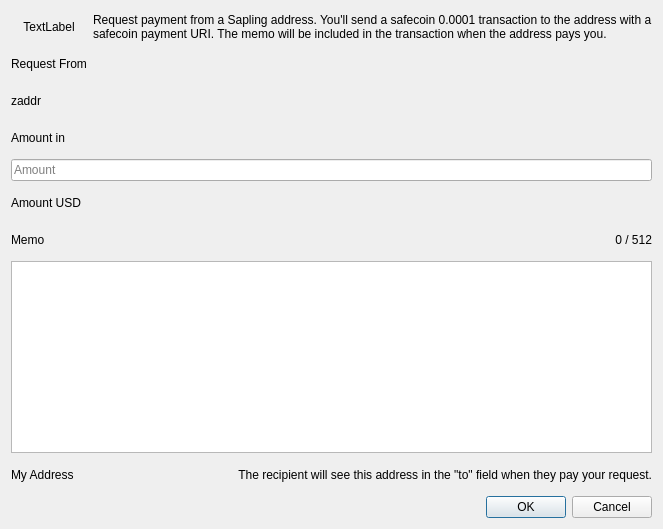
<?xml version="1.0" encoding="UTF-8"?>
<ui version="4.0">
 <class>safecoinrequest</class>
 <widget class="QDialog" name="safecoinrequest">
  <property name="geometry">
   <rect>
    <x>0</x>
    <y>0</y>
    <width>663</width>
    <height>529</height>
   </rect>
  </property>
  <property name="windowTitle">
   <string>Request Payment</string>
  </property>
  <layout class="QGridLayout" name="gridLayout">
   <item row="0" column="0">
    <widget class="QLabel" name="lblPixmap">
     <property name="text">
      <string>TextLabel</string>
     </property>
     <property name="alignment">
      <set>Qt::AlignCenter</set>
     </property>
    </widget>
   </item>
   <item row="0" column="1">
    <widget class="QLabel" name="lblHeader">
     <property name="text">
      <string>Request payment from a Sapling address. You'll send a safecoin 0.0001 transaction to the address with a safecoin payment URI. The memo will be included in the transaction when the address pays you.</string>
     </property>
     <property name="wordWrap">
      <bool>true</bool>
     </property>
    </widget>
   </item>
   <item row="1" column="0">
    <widget class="QLabel" name="lblAddress">
     <property name="text">
      <string>Request From</string>
     </property>
    </widget>
   </item>
   <item row="1" column="1">
    <spacer name="horizontalSpacer">
     <property name="orientation">
      <enum>Qt::Horizontal</enum>
     </property>
     <property name="sizeHint" stdset="0">
      <size>
       <width>541</width>
       <height>20</height>
      </size>
     </property>
    </spacer>
   </item>
   <item row="2" column="0" colspan="2">
    <widget class="QLabel" name="txtFrom">
     <property name="text">
      <string>zaddr</string>
     </property>
    </widget>
   </item>
   <item row="3" column="0">
    <widget class="QLabel" name="lblAmount">
     <property name="text">
      <string>Amount in </string>
     </property>
    </widget>
   </item>
   <item row="4" column="0" colspan="2">
    <widget class="QLineEdit" name="txtAmount">
     <property name="alignment">
      <set>Qt::AlignLeading|Qt::AlignLeft|Qt::AlignVCenter</set>
     </property>
     <property name="placeholderText">
      <string>Amount</string>
     </property>
    </widget>
   </item>
   <item row="5" column="0">
    <widget class="QLabel" name="txtAmountUSD">
     <property name="text">
      <string>Amount USD</string>
     </property>
     <property name="alignment">
      <set>Qt::AlignLeading|Qt::AlignLeft|Qt::AlignVCenter</set>
     </property>
    </widget>
   </item>
   <item row="6" column="0">
    <widget class="QLabel" name="label_3">
     <property name="text">
      <string>Memo</string>
     </property>
    </widget>
   </item>
   <item row="6" column="1">
    <widget class="QLabel" name="lblMemoLen">
     <property name="text">
      <string notr="true">0 / 512</string>
     </property>
     <property name="alignment">
      <set>Qt::AlignRight|Qt::AlignTrailing|Qt::AlignVCenter</set>
     </property>
    </widget>
   </item>
   <item row="7" column="0" colspan="2">
    <widget class="MemoEdit" name="txtMemo">
     <property name="sizePolicy">
      <sizepolicy hsizetype="Expanding" vsizetype="Preferred">
       <horstretch>0</horstretch>
       <verstretch>0</verstretch>
      </sizepolicy>
     </property>
    </widget>
   </item>
   <item row="8" column="0">
    <widget class="QLabel" name="label_2">
     <property name="text">
      <string>My Address</string>
     </property>
    </widget>
   </item>
   <item row="8" column="1">
    <widget class="QLabel" name="lblAddressInfo">
     <property name="text">
      <string>The recipient will see this address in the &quot;to&quot; field when they pay your request.</string>
     </property>
     <property name="alignment">
      <set>Qt::AlignRight|Qt::AlignTrailing|Qt::AlignVCenter</set>
     </property>
    </widget>
   </item>
   <item row="9" column="1">
    <widget class="QDialogButtonBox" name="buttonBox">
     <property name="orientation">
      <enum>Qt::Horizontal</enum>
     </property>
     <property name="standardButtons">
      <set>QDialogButtonBox::Cancel|QDialogButtonBox::Ok</set>
     </property>
    </widget>
   </item>
  </layout>
 </widget>
 <customwidgets>
  <customwidget>
   <class>MemoEdit</class>
   <extends>QPlainTextEdit</extends>
   <header>memoedit.h</header>
  </customwidget>
 </customwidgets>
 <resources/>
 <connections/>
</ui>
